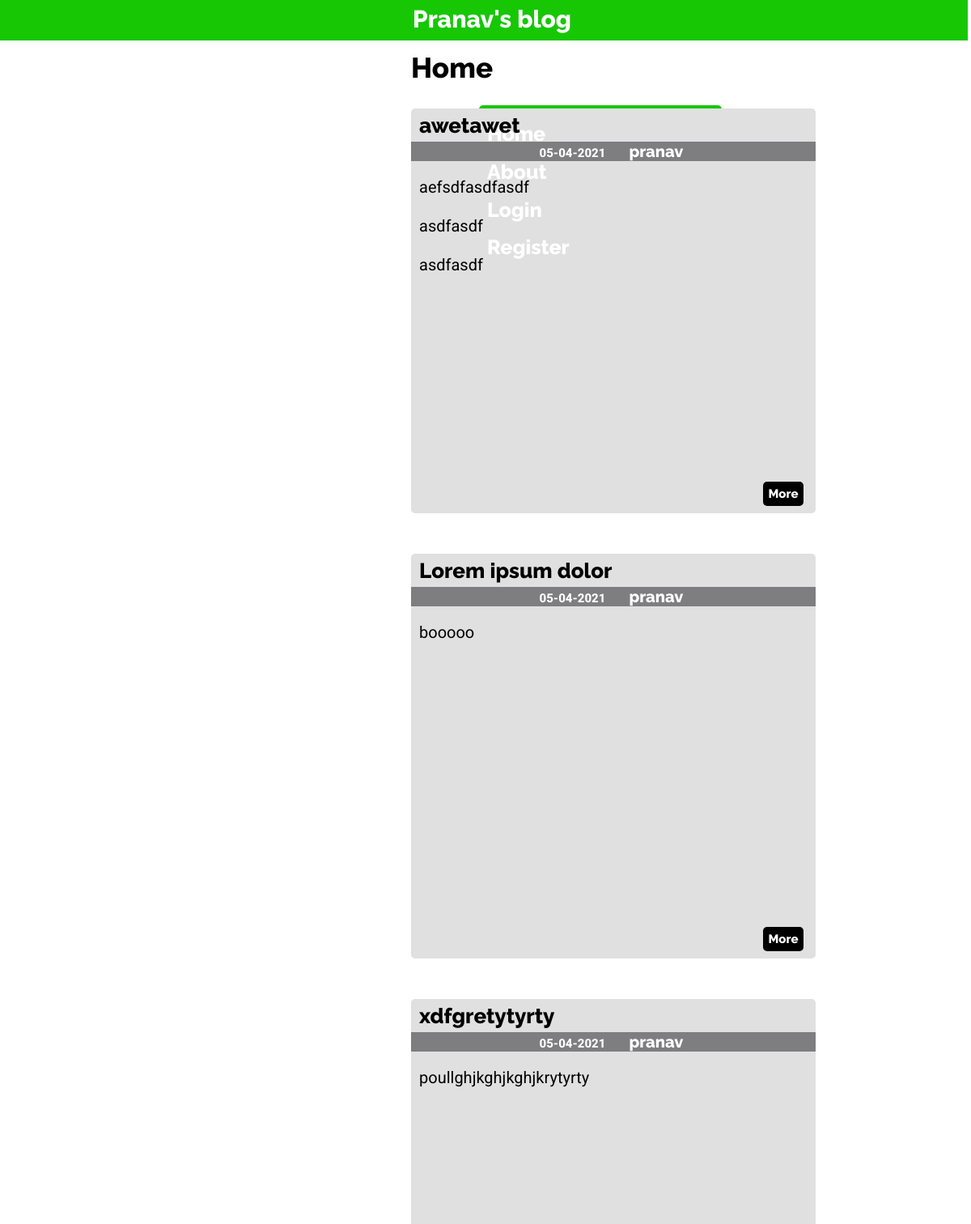
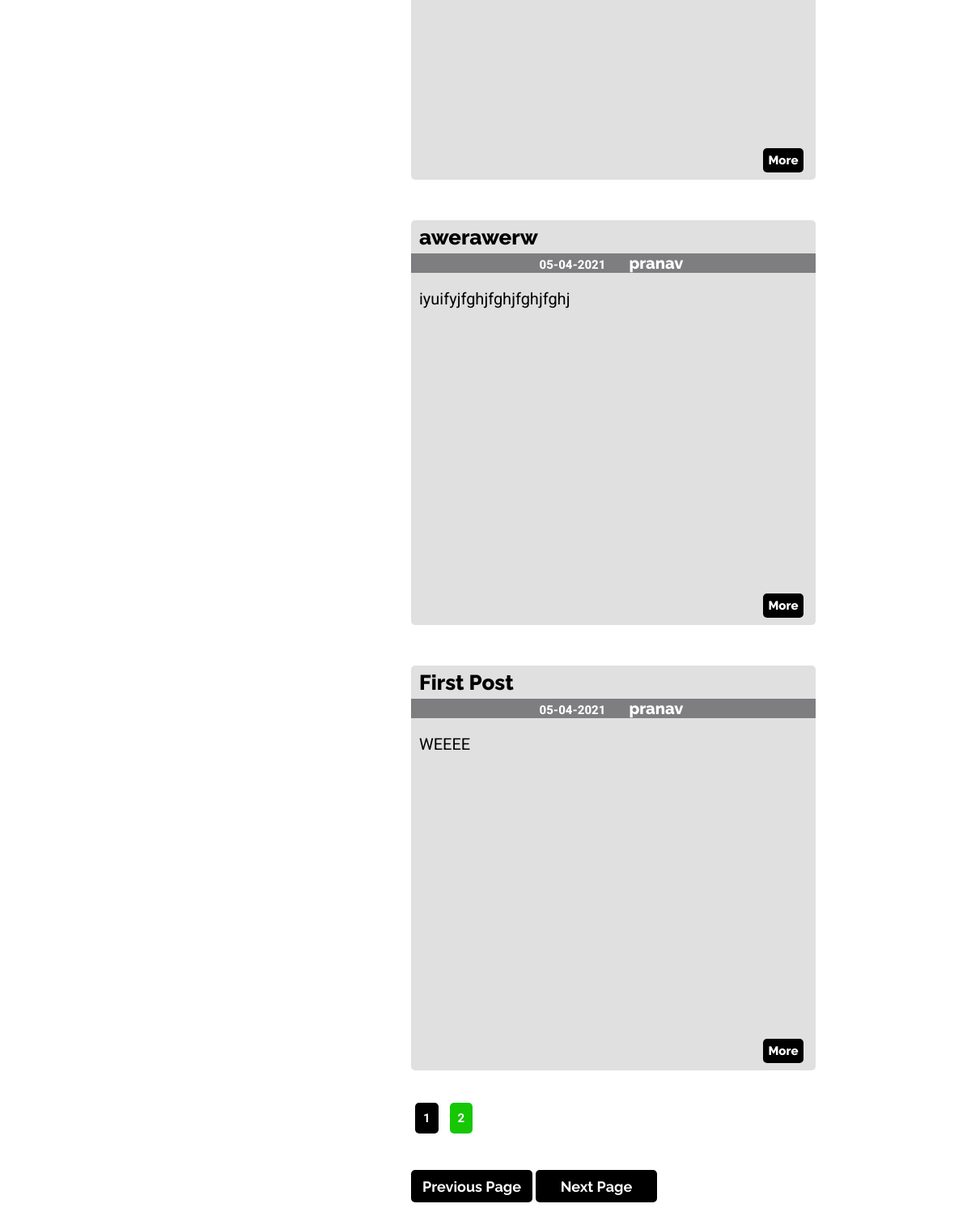
The page /home on the database its author committed (2 pictures, top to bottom).
### flaskblog/models.py (models this page shows, shortened)
class Post(db.Model):
    id = db.Column(db.Integer,primary_key=True)
    date = db.Column(db.DateTime,nullable=False,default=dt.datetime.utcnow)
    title = db.Column(db.String(35),nullable=False)
    content = db.Column(db.Text,nullable=False)
    user_id = db.Column(db.Integer,db.ForeignKey('user.id'),nullable=False)

class User(db.Model,UserMixin):
    id = db.Column(db.Integer,primary_key=True)
    username = db.Column(db.String(20),unique=True,nullable=False)
    email = db.Column(db.String(120),unique=True,nullable=False)
    image_file = db.Column(db.String(20),nullable=False,default='default.png')
    password = db.Column(db.String(60),nullable=False)
    posts = db.relationship('Post',backref='author',lazy=True)

### flaskblog/main/routes.py (the view)
@main.route("/")
@main.route("/home")
def home():
    page = request.args.get('page',1)
    posts = Post.query.order_by(Post.date.desc()).paginate(per_page=5)
    return render_template('home.html',posts=posts)

### flaskblog/templates/home.html (shortened to what this page needs)
{% extends "layout.html" %}
{% block content %}
  <h1 style="margin-left:500px;">Home</h1>
  {% for post in posts.items %}
    <div class="post">
      <div style="height:1px;"></div>
      <div>
        <button class="button more_button" style="margin-left:435px;margin-top:460px;"><a href="/{{ post.author.username }}/post/{{ post.id }}" style="text-decoration:none;color:inherit;"><h2 style="font-size:15px;margin:auto;">More</h2></a></button>
        <h1 style="margin-top:5px;margin-bottom:25px;font-size:26px;"><a style="text-decoration:none;color:inherit;" href="/{{ post.author.username }}/post/{{ post.id }}">{{ post.title }}</a></h1>
        <div style="text-align:center;background-color:#7e7d80;color:white;">
          <h2 style="display:inline;margin-right:15px;font-family:'Roboto',sans-serif;font-size:15px;">{{ post.date.strftime('%d-%m-%Y') }}</h2>
          <h2 style="display:inline;margin-right:15px;"><a style="text-decoration:none;color:inherit;" href="{{ url_for('profile',username=post.author.username) }}">{{ post.author.username }}</a></h2>
        </div>
      </div>
      {% if post.content|length >=775 %}
        <h3 style="font-family:'Roboto',sans-serif;font-weight:normal;">{{ post.content[0:775] }}</h3>
        <h2>Continued...</h2>
      {% else %}
        <pre style="white-space:pre-wrap;"><h3 style="font-family:'Roboto',sans-serif;font-weight:normal;">{{ post.content }}</h3></pre>
      {% endif %}
    </div>
  {% endfor %}
  <div style="height:50px;"></div>
  <div style="margin-left:500px;">
    {% for page_num in posts.iter_pages(left_edge=1,right_edge=1,left_current=1,right_current=2) %}
      {% if page_num %}
        {% if page_num == posts.page%}
          <a class="paginate_selected" style="text-decoration:none;" href="{{ url_for('home',page=page_num )}}">{{ page_num }}</a>
        {% else %}
          <a class="paginate" style="text-decoration:none;" href="{{ url_for('home',page=page_num )}}">{{ page_num }}</a>
        {% endif %}
      {% else %}
        ...
      {% endif %}
    {% endfor %}
  </div>
  <div style="height:20px;"></div>
  <div>
    <button class="button submit_button" style="width:150px;margin-left:500px;"><a style="text-decoration:none;color:inherit;" href="{{ url_for('home',page=posts.prev_num) }}">Previous Page</a></button>
    <button class="button submit_button" style="width:150px;margin-left:0px;"><a style="text-decoration:none;color:inherit;" href="{{ url_for('home',page=posts.next_num) }}">Next Page</a></button>
  </div>
{% endblock content %}

### flaskblog/templates/layout.html (shortened to what this page needs)
<!DOCTYPE html>
<html>
<head>
  <link rel="stylesheet" type="text/css" href="{{ url_for('static',filename='css/layout.css') }}">
</head>
<body>
  <div class="top_bar">
    <h1 style="margin-left:510px;font-size:30px;margin-top:5px;margin-right:auto;"><a href="/home" style="text-decoration:none;color:white;">Pranav's blog</a></h1>
  </div>
  <div class="right_bar">
    <div style="height:10px;"></div>
    <h1 style="font-size:25px;margin-top:10px;"><a href="/home" style="text-decoration:none;color:white;">Home</a></h1>
    <h1 style="font-size:25px;margin-top:10px;"><a href="/about" style="text-decoration:none;color:white;">About</a></h1>
    {% if current_user.is_authenticated %}
      <h1 style="font-size:25px;margin-top:10px;"><a href="{{ url_for('new_post',username=current_user.username) }}" style="text-decoration:none;color:white;">New Post</a></h1>
      <h1 style="font-size:25px;margin-top:10px;"><a href="{{ url_for('profile',username=current_user.username) }}" style="text-decoration:none;color:white;">Profile</a></h1>
      <h1 style="font-size:25px;margin-top:10px;"><a href="/account" style="text-decoration:none;color:white;">Account</a></h1>
      <h1 style="font-size:25px;margin-top:10px;"><a href="/logout" style="text-decoration:none;color:white;">Logout</a></h1>
    {% else %}
    <h1 style="font-size:25px;margin-top:10px;"><a href="/login" style="text-decoration:none;color:white;">Login</a></h1>
    <h1 style="font-size:25px;margin-top:10px;"><a href="/register" style="text-decoration:none;color:white;">Register</a></h1>
    {% endif %}
  </div>
  <div>
    {% block content %}{% endblock %}
  </div>
</body>
</html>

### flaskblog/static/css/layout.css (style rules this page uses)
.top_bar { height:50px; width:101%; background-color: #17c704; margin-top: -8px; margin-left: -8px; margin-right: auto; margin-bottom: auto; border: none; }
.right_bar { height:500px; width:300px; background-color: #17c704; margin-top: 80px; margin-bottom:auto; margin-right: 300px; margin-left:auto; border-radius: 5px; }
.post { height:500px; width:500px; background-color: #e0e0e0; margin-top: 50px; margin-bottom: auto; margin-right: auto; margin-left: 500px; border-radius: 5px; }
.more_button { background-color: black; height: 30px; width: 50px; border-radius: 5px; color:white; text-decoration: none; border:none; }
.submit_button { height:40px; width:100px; background-color: black; color:white; border:none; border-radius: 5px; font-family: 'Raleway', sans-serif; font-weight: 700; font-size: 18px; margin-top: 35px; margin-left: 380px; }
.paginate { font-family: 'Roboto',sans-serif; font-weight: 700; font-size: 15px; height:15px; width:15px; margin-top: 10px; margin-left:5px; margin-right:5px; border-radius: 5px; border:none; color:white; background-color: #17c704; padding:10px; }
.paginate_selected { font-family: 'Roboto',sans-serif; font-weight: 700; font-size: 15px; height:15px; width:15px; margin-top: 10px; margin-left:5px; margin-right:5px; border-radius: 5px; border:none; color:white; background-color: black; padding:10px; }
h1 { font-family: 'Raleway', sans-serif; font-weight: 800; font-size: 35px; margin-left: 10px; }
h2 { font-family: 'Raleway', sans-serif; font-weight: 800; font-size: 20px; margin-left: 10px; }
h3 { font-family: 'Raleway', sans-serif; font-weight: 700; font-size: 20px; margin-left: 10px; }

### rows shown on the page
Post: title "awetawet", date "05-04-2021", author.username "pranav", content "aefsdfasdfasdf asdfasdf asdfasdf"
Post: title "Lorem ipsum dolor", date "05-04-2021", author.username "pranav", content "booooo"
Post: title "xdfgretytyrty", date "05-04-2021", author.username "pranav", content "poullghjkghjkghjkrytyrty"
Post: title "awerawerw", date "05-04-2021", author.username "pranav", content "iyuifyjfghjfghjfghjfghj"
Post: title "First Post", date "05-04-2021", author.username "pranav", content "WEEEE"

### other values the page prints
{{ page_num }} "1"
{{ page_num }} "2"
